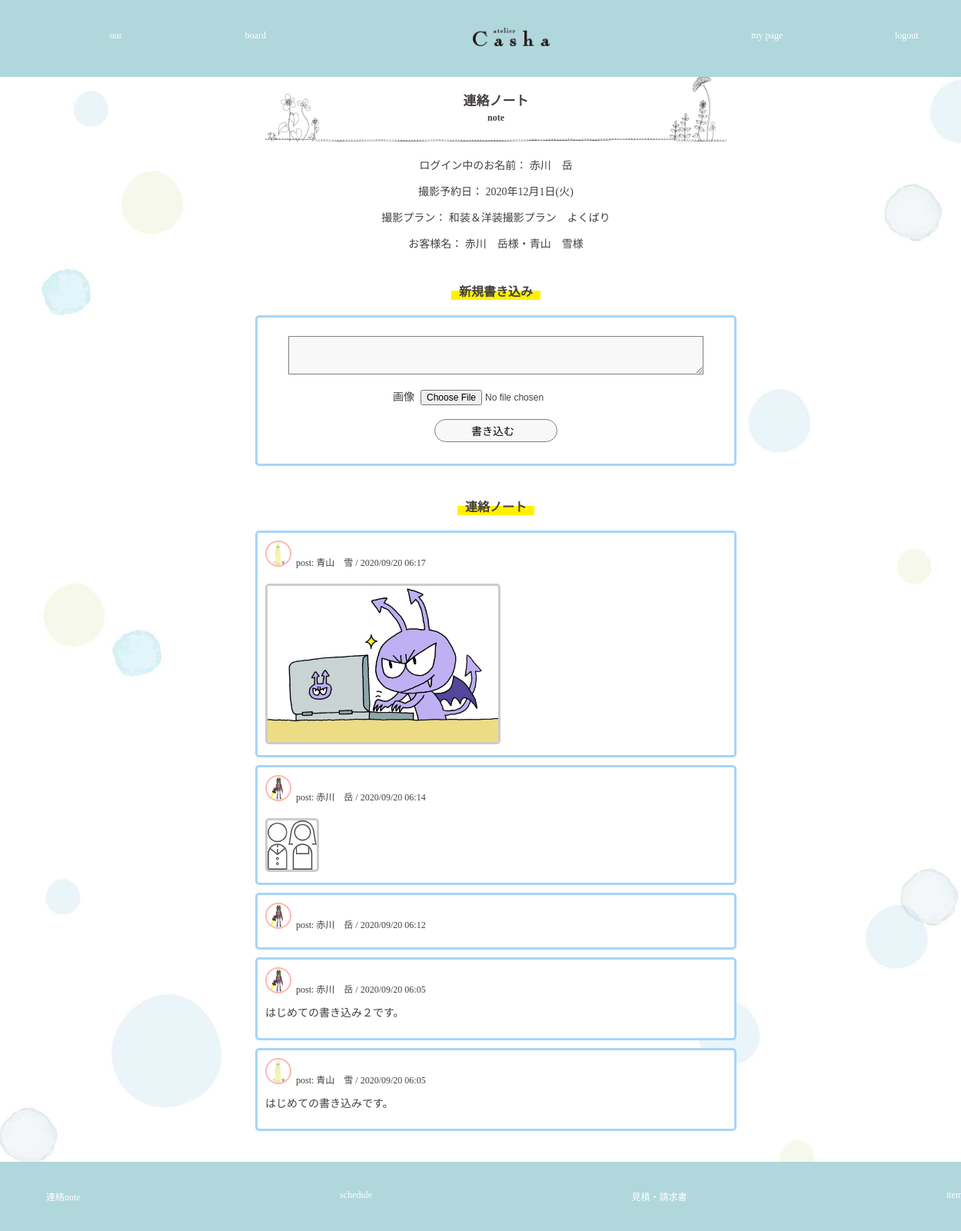
/customer/c_board.php (signed in), run on the app's committed database.
### tables this page shows
CREATE TABLE `customers` (
  `c_id` varchar(32) NOT NULL,
  `c_group_id` int(11) NOT NULL,
  `c_name` varchar(32) NOT NULL,
  `c_pass` varchar(64) NOT NULL,
  `c_mail` varchar(64) NOT NULL,
  `c_tell` varchar(11) NOT NULL,
  `c_zip` char(7) NOT NULL,
  `c_address` varchar(64) NOT NULL,
  `c_gender` tinyint(1) NOT NULL,
  `c_myphoto` tinyint(1) NOT NULL DEFAULT 0
);

CREATE TABLE `plans` (
  `p_id` int(11) NOT NULL,
  `p_name` varchar(32) NOT NULL,
  `p_wear` varchar(32) NOT NULL
);

CREATE TABLE `board` (
  `b_id` int(11) NOT NULL,
  `c_group_id` int(11) NOT NULL,
  `submit_member_id` varchar(32) NOT NULL,
  `body` text NOT NULL,
  `board_photo` tinyint(1) NOT NULL DEFAULT 0,
  `created` timestamp NOT NULL DEFAULT current_timestamp() ON UPDATE current_timestamp()
);

### class/meeting.class.php (called while the page is built, shortened)
<?php
class Meeting{
	public $pdo;
	public function __construct(){
		$host  = "localhost";
		$dbname= "meeting_app";
		$dbuser= "root";
		$dbpass= "";
		$dsn = "mysql:host={$host};dbname={$dbname};charset=utf8";
		$this->pdo = new PDO($dsn,$dbuser,$dbpass);
	}
	public function getBoardDataByGId($c_group_id) {
		$sql  = "SELECT b_id,body,created,submit_member_id,board_photo ";
		$sql .= "FROM board ";
		$sql .= "WHERE board.c_group_id=:c_group_id ORDER BY created DESC";
		$stmt = $this->pdo->prepare($sql);
		$stmt ->bindValue(":c_group_id",$c_group_id,PDO::PARAM_INT);
		$stmt->execute();
		$row =$stmt->fetchAll(PDO::FETCH_ASSOC);
		return  $row;
	}
	public function getGroomBrideGrouopByGId($c_group_id) {
		$sql  ="SELECT groom.c_name AS g_name,bride.c_name AS b_name,groom.c_id AS g_id,bride.c_id AS b_id, ";
		$sql .="groom.c_myphoto AS g_myphoto,bride.c_myphoto AS b_myphoto, ";
		$sql .="reserve_day,reserve_time,estimate,invoce,payment,d_product,new_zip,new_address,p_name,plans.p_id ";
		$sql .="FROM customers AS groom,customers AS bride,c_groups,plans ";
		$sql .="WHERE c_groups.c_group_id=groom.c_group_id ";
		$sql .="AND c_groups.c_group_id=bride.c_group_id ";
		$sql .="AND c_groups.p_id=plans.p_id ";
		$sql .="AND groom.c_gender=0 AND bride.c_gender=1 ";
		$sql .="AND c_groups.c_group_id=:c_group_id";
		$stmt = $this->pdo->prepare($sql);
		$stmt->bindValue(":c_group_id",$c_group_id,PDO::PARAM_INT);
		$stmt->execute();
		$row = $stmt->fetch(PDO::FETCH_ASSOC);
		return $row;
	}
}
?>

### customer/c_board.php (the view, shortened to what this page needs)
<?php
function h($str) {
	return htmlspecialchars($str,ENT_QUOTES);
}
require_once("../class/meeting.class.php");
$obj= new Meeting();
$reserve_day = $_SESSION["reserve_day"];
$week = ["日","月","火","水","木","金","土"];
$hi = date('w', strtotime($reserve_day));
$youbi = $week[$hi];
$rd =  date('Y年n月j日', strtotime($reserve_day))."(".$youbi.")";
$row = $obj->getGroomBrideGrouopByGId($_SESSION["c_group_id"]);
$rows = $obj->getBoardDataByGId($_SESSION["c_group_id"]);
$c_data=$obj->getGroomBrideGrouopByGId($_SESSION["c_group_id"]);
?>
<?php
	if(empty($_SESSION["s_id"])) {
		require_once("header_for_customer.php");
	}else{
		require_once("header_for_staff_inCpage.php");
	}
?>
		<main>
			<div id="title_wrapper">
				<h1>連絡ノート<br><span class="font_mini_no_padding">note</span></h1>
			</div>
			<section>
				<p>ログイン中のお名前：
				<?php
					if(!empty($_SESSION["c_name"])) {
						echo h($_SESSION["c_name"]);
					}else{
						echo "【スタッフ】".h($_SESSION["s_name"]);
					}; ?></p>
				<p>撮影予約日： <?php echo h($rd);	?> </p>
				<p>撮影プラン： <?php echo h($row["p_name"]);	?> </p>
				<p>お客様名： <?php echo h($c_data["g_name"])."様・".h($c_data["b_name"])."様";	?> </p>
			</section>
			<section>
				<h2>新規書き込み</h2>
				<div class="toukou">
				<form action="exec_board_submit.php" method="post" enctype="multipart/form-data">
					<p><textarea name="body" id=""></textarea></p>
					<p>画像<input class="b_photo" type="file" name="board_photo" accept="image/jpeg, image/png" /></p>
					<p><input type="submit" value="書き込む"></p>
				</form>
				</div>
			</section>
			<section>
				<h2>連絡ノート</h2>
				<?php foreach($rows as $row): ?>
				<div class="keijiban_sub" id="keijibanban">
					<div class="b_sub_data_area">
						<?php if($row["submit_member_id"]== $c_data["g_id"] && $c_data["g_myphoto"]==1): ?>
						<img src="../image/upload/c_myphoto/<?php echo $c_data["g_id"];?>.jpg" alt="新郎画像">
						<?php elseif($row["submit_member_id"]== $c_data["g_id"] && $c_data["g_myphoto"]==0): ?>
						<img src="../image/noimage.png">
						<?php elseif($row["submit_member_id"]== $c_data["b_id"] && $c_data["b_myphoto"]==1): ?>
						<img src="../image/upload/c_myphoto/<?php echo $c_data["b_id"];?>.jpg" alt="新婦画像">
						<?php elseif($row["submit_member_id"]== $c_data["b_id"] && $c_data["b_myphoto"]==0): ?>
						<img src="../image/noimage.png">
						<?php else:?>
						<img src="../image/staff_image.png">
						<?php endif; ?>
						<div>
						<p><span class="font_mini3">post:
						<?php
							if($row["submit_member_id"]== $c_data["g_id"]){
								echo h($c_data["g_name"]);
							}else if($row["submit_member_id"]== $c_data["b_id"]){
								echo h($c_data["b_name"]);
							}else{
								$s_id=$row["submit_member_id"];
								$staff_data=$obj->getStaffById($s_id);
								echo "staff-".h($staff_data["s_name"]);
							};
						?> / <?php echo date("Y/m/d H:i",strtotime($row["created"])); ?></span></p>
						</div>
					</div>
					<p class="font_mini_no_padding"><?php echo nl2br(h($row["body"])); ?></p>
				<?php if(intVal($row["board_photo"])==1): ?>
				<a href="../image/upload/board_photo/<?php echo h($row["b_id"]);?>.jpg" rel="lightbox"><img class="" src="../image/upload/board_photo/<?php echo h($row["b_id"]);?>.jpg" alt="投稿画像"></a>
				<?php endif; ?>
				</div>
				<?php endforeach; ?>
			</section>
		</main>
<?php
	if(empty($_SESSION["s_id"])) {
		require_once("footer_for_customerpage.php");
	}else{
		require_once("footer_for_staff_inCpage.php");
	}
?>

### css/style.css (style rules this page uses)
* { //border:1px red solid; }
body { width:100%; margin:auto; color: #45403f; font-family: 'Noto Serif JP', serif; }
main { width:100%; padding:20px; margin:auto; text-align:center; padding-top:80px; background: url(../image/demo.jpg) center top; background-size: contain; }
section { max-width:100%; margin:20px auto; }
section form { max-width:100%; margin:auto; }
h2 { font-size:clamp(14px,3.6vw,16px); display:inline-block; background: linear-gradient(transparent 50%, #fff100 0%); padding-left:10px; padding-right:10px; margin-bottom:10px; margin-top:20px; }
p, input { font-size:14px; }
a { font-size:12px; text-decoration:none; color: #45403f; display:block; }
#title_wrapper { position:relative; background: url(../image/h1_imgBorder.png) repeat-x center bottom; background-size: auto 5px; padding-top: 26px; padding-bottom: 10px; max-width: 600px; margin: auto; overflow: hidden; text-align: center; }
h1 { font-size:17px; display:inline-block; text-align:center; }
span.font_mini_no_padding, .font_mini_no_padding { font-size:12px; padding:0; }
#title_wrapper:before { content:""; display:inline-block; background:url(../image/birdicon04-sp.png) no-repeat; width:67px; height:62px; background-size: cover; position: absolute; left: 3px; bottom: 0; }
#title_wrapper:after { content:""; display:inline-block; background:url(../image/birdicon03-sp.png) no-repeat; width:60px; height:85px; background-size: cover; position: absolute; right: 14px; bottom: 0; }
input, select, textarea, .login_table input { padding: 0 8px; margin:auto; width: clamp(220px,80vw,600px); //width:260px; box-sizing:border-box; background-color:#f8f8f8; border:#dfdfdf; }
input::placeholder { color: #ccc; font-size:12px; margin-bottom:10px; }
input[type="submit"] { height:30px; width:160px; //border:solid 1px gray; border-radius:15px; line-height:30px; margin:4px; padding-left:0; }
input[type="text"], input[type="password"], textarea[name="body"], textarea { border: solid 1px gray; }
input#c_myphoto, input.b_photo { font-size:10px; margin-left:4px; padding: 0 8px; width:220px; box-sizing:border-box; }
input[type="file"] { width:clamp(220px,40vw,240px); font-size:clamp(10px,10px + .7vw,12px); margin:auto; }
table tr td input, table tr td select, input,select, p select { border: solid 1px gray; }
input[type="file"] { border:none; background:none; }
textarea { height:50px; padding-top:6px; padding-bottom:6px; }
.toukou, .notice_wrapper, .msg_wrapper { background-color: white; margin:10px auto; padding:10px; border-radius: 5px; border: solid 3px #a6d5fa; width: clamp(220px,80vw,600px); }
.toukou textarea { width:clamp(230px,90%,600px); }
.keijiban_sub, .itemllist_sub { border:3px solid #a6d5fa; background-color:white; margin:10px auto; padding:10px; border-radius: 5px; width: clamp(220px,80vw,600px); }
.keijiban_sub p, .keijiban_sub a { text-align:left; }
.keijiban_sub a img { max-width:clamp(200px,70vw,300px); //max-width:100%; border:solid 3px #ccc; border-radius: 5px; margin-top:8px; }
.b_sub_data_area { display:flex; margin-bottom:6px; }
.b_sub_data_area >div { height:30px; }
.b_sub_data_area img { width:30px; height:30px; border-radius:30px; border:solid 2px #ffb5ae; }
span.font_mini3 { font-size:clamp(8px,8px + .8vw,12px); padding:0 6px; margin:0; line-height:30px; }
.font_mini_no_padding { font-size:clamp(12px,10px + .7vw,14px); padding:0; }

### data on the page
customers: plans.p_name "和装＆洋装撮影プラン よくばり", c_name "赤川 岳", customers.c_name "青山 雪"
board: created "2020/09/20 06:17", shows a picture
customers: c_name "青山 雪"
board: created "2020/09/20 06:14", shows a picture
board: created "2020/09/20 06:12"
board: created "2020/09/20 06:05", body "はじめての書き込み２です。"
board: created "2020/09/20 06:05", body "はじめての書き込みです。"

### other printed values
$_SESSION["c_name"] "赤川 岳"
$rd "2020年12月1日(火)"
